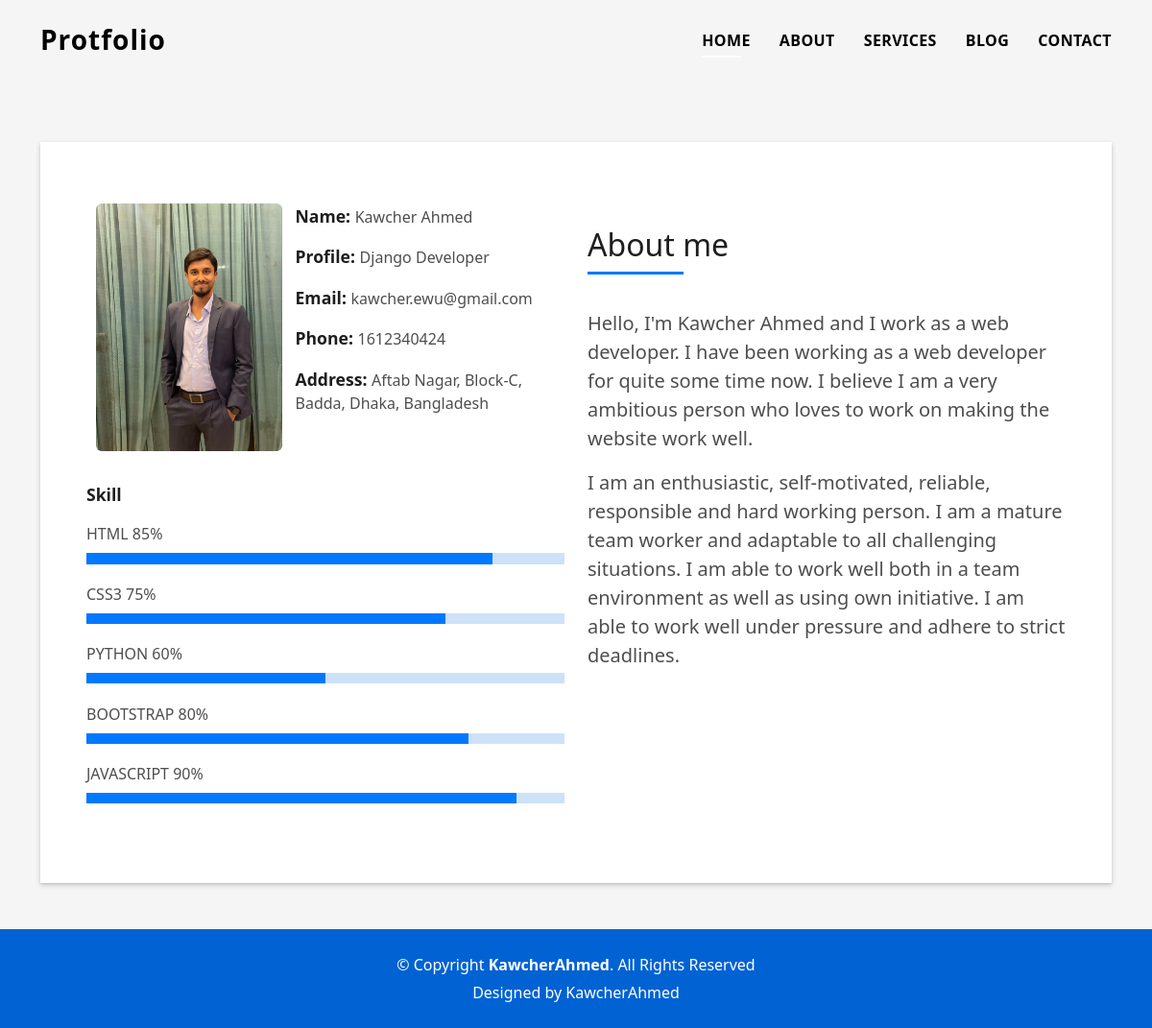
/about, run on the app's committed database.
### store/models.py (models this page shows, shortened)
class About(models.Model):
    image = models.ImageField(upload_to='about_media/')
    name =  models.CharField(max_length=100)
    profile = models.CharField(max_length=100)
    email = models.EmailField(max_length=100)
    phone = models.IntegerField()
    address = models.TextField(max_length=200)
    class Meta:
        verbose_name = 'About'
        verbose_name_plural = 'About'

### store/views.py (the view)
# urls.py: path('about', about, name= 'about-us'),
def about(request):
    about = About.objects.first()
    context = {
            'about': about
        }
    return render(request, 'about.html', context)

### store/templates/about.html
 {% extends 'base.html' %}
 {% block content %}
<section id="about" class="about-mf sect-pt4 route">
    <div class="container">
      <div class="row">
      <div class="col-sm-12">
          <div class="box-shadow-full">
            <div class="row">
              <div class="col-md-6">
                <div class="row">
                  <div class="col-sm-6 col-md-5">
                    <div class="about-img">
                      <img src="{{ about.image.url }}" class="img-fluid rounded b-shadow-a" alt="">
                    </div>
                  </div>
                  <div class="col-sm-6 col-md-7">
                    <div class="about-info">
                      <p><span class="title-s">Name: </span> <span>{{about.name}}</span></p>
                      <p><span class="title-s">Profile: </span> <span>{{about.profile}}</span></p>
                      <p><span class="title-s">Email: </span> <span>{{about.email}}</span></p>
                      <p><span class="title-s">Phone: </span> <span>{{about.phone}}</span></p>
                      <p><span class="title-s">Address: </span> <span>{{about.address}}</span></p>
                    </div>
                  </div>
                </div>
                <div class="skill-mf">
                  <p class="title-s">Skill</p>
                  <span>HTML</span> <span class="pull-right">85%</span>
                  <div class="progress">
                    <div class="progress-bar" role="progressbar" style="width: 85%;" aria-valuenow="85" aria-valuemin="0" aria-valuemax="100"></div>
                  </div>
                  <span>CSS3</span> <span class="pull-right">75%</span>
                  <div class="progress">
                    <div class="progress-bar" role="progressbar" style="width: 75%" aria-valuenow="75" aria-valuemin="0" aria-valuemax="100"></div>
                  </div>
                  <span>PYTHON</span> <span class="pull-right">60%</span>
                  <div class="progress">
                    <div class="progress-bar" role="progressbar" style="width: 50%" aria-valuenow="50" aria-valuemin="0" aria-valuemax="100"></div>
                  </div>
                  <span>BOOTSTRAP</span> <span class="pull-right">80%</span>
                  <div class="progress">
                    <div class="progress-bar" role="progressbar" style="width: 80%" aria-valuenow="80" aria-valuemin="0" aria-valuemax="100"></div>
                  </div>
                  <span>JAVASCRIPT</span> <span class="pull-right">90%</span>
                  <div class="progress">
                    <div class="progress-bar" role="progressbar" style="width: 90%" aria-valuenow="90" aria-valuemin="0" aria-valuemax="100"></div>
                  </div>
                </div>
              </div>
              <div class="col-md-6">
                <div class="about-me pt-6 pt-md-4">
                  <div class="title-box-2">
                    <h5 class="title-left">
                      About me
                    </h5>
                  </div>
                  <p class="lead">
                    Hello, I'm Kawcher Ahmed and I work as a web developer. I have been working as a web developer for quite some time now.
                    I believe I am a very ambitious person who loves to work on making the website work well.
                  </p>
                  <p class="lead">
                    I am an enthusiastic, self-motivated, reliable, responsible and hard working person.
                    I am a mature team worker and adaptable to all challenging situations.
                    I am able to work well both in a team environment as well as using own initiative.
                    I am able to work well under pressure and adhere to strict deadlines.
                  </p>
                </div>
              </div>
            </div>
          </div>
        </div>
      </div>
    </div>
  </section>
  {% endblock content %}

### store/static/css/style.css (style rules this page uses)
body { background-color: #f5f5f5; color: #4e4e4e; padding: 0; margin: 0; }
h1, h2, h3, h4, h5, h6 { color: #1e1e1e; }
.sect-pt4 { padding-top: 4rem; }
.title-s { font-weight: 600; color: #1e1e1e; font-size: 1.1rem; }
.title-box-2 { margin-bottom: 3rem; }
.title-left { font-size: 2rem; position: relative; }
.title-left:before { content: ""; position: absolute; height: 3px; background-color: #0078ff; width: 100px; bottom: -12px; }
.box-shadow-full { padding: 3rem 1.25rem; position: relative; background-color: #fff; margin-bottom: 3rem; z-index: 2; box-shadow: 0 1px 1px 0 rgba(0, 0, 0, 0.06), 0 2px 5px 0 rgba(0, 0, 0, 0.2); }
@media (min-width: 768px) { .box-shadow-full { padding: 3rem; } }
.about-mf .box-shadow-full { padding-top: 4rem; padding-bottom: 4rem; }
.about-mf .about-img { margin-bottom: 2rem; }
.about-mf .about-img img { margin-left: 10px; }
.skill-mf span { color: #4e4e4e; }
.skill-mf .progress { background-color: #cde1f8; margin: 0.5rem 0 1.2rem 0; border-radius: 0; height: 0.7rem; }
.skill-mf .progress .progress-bar { height: 0.7rem; background-color: #0078ff; }

### data on the page
About: image (picture), name "Kawcher Ahmed", profile "Django Developer", email "kawcher.ewu@gmail.com", phone "1612340424", address "Aftab Nagar, Block-C, Badda, Dhaka, Bangladesh"
